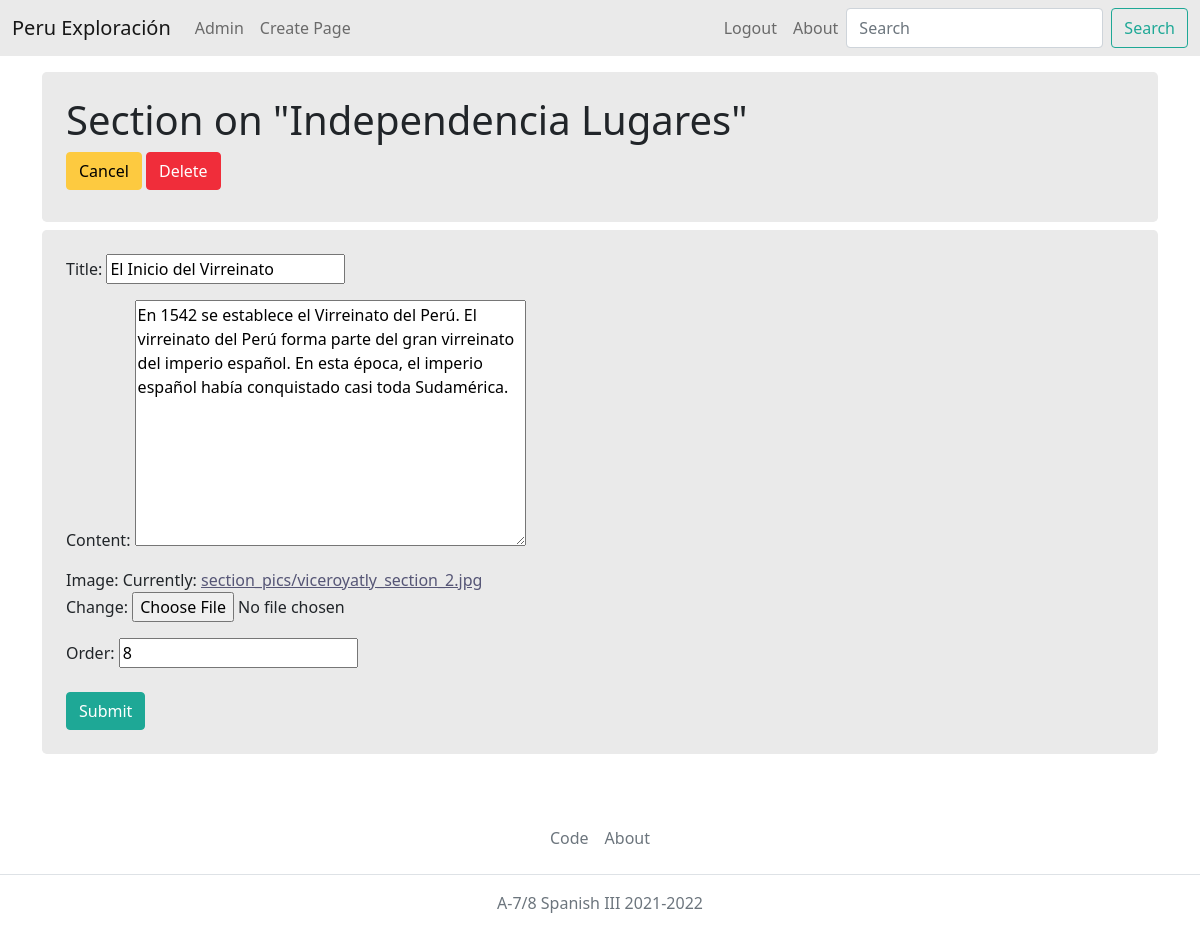
The app's page /core/update/section/15/page/15/ (signed in) with its own data.
### core/models/page.py (models this page shows, shortened)
class Page(Model):
    map = ImageField(upload_to='section_pics')
    periods = ['Incas', 'Colonial', 'Monarquía del Perú', 'Independencia', 'Presente']
    tuple_periods = [(c, c) for c in periods]
    period = CharField(max_length=64, choices=tuple_periods)
    categories = ['Historia', 'Costumbres', 'Lugares']
    tuple_categories = [(c, c) for c in categories]
    category = CharField(max_length=64, choices=tuple_categories)

### core/models/section.py (models this page shows, shortened)
class Section(Model):
    title = CharField(max_length=64)
    content = TextField(max_length=8192)
    image = ImageField(upload_to='section_pics')
    order = IntegerField(unique=True)
    page = ForeignKey('Page', on_delete=CASCADE, related_name="sections")

### core/views/section.py (the view)
# urls.py: path('update/section/<str:pk>/page/<str:page_pk>/', views.SectionUpdateView.as_view(), name='section_update'),
class SectionUpdateView(IsSuperuserMixin, UpdateView):
    login_url = 'core:user_login'
    fields = ['title', 'content', 'image', 'order']
    model = Section
    template_name = 'core/section/form.html'

### core/mixins.py (called while the page is built)
    def test_func(self) -> bool:
        return self.request.user.is_superuser

### core/templatetags/my_tags.py (called while the page is built)
@register.simple_tag
def get_page(pk: int) -> Page:
    return Page.objects.get(pk=pk)

### core/templates/core/section/form.html (shortened to what this page needs)
{% extends 'core/base/form.html' %}
{% load my_tags %}
{% block form_body %}
{% get_page view.kwargs.page_pk as page %}
<h1>Section on "{{page.period}} {{page.category}}"</h1>
<a href="{%url 'core:exploración' %}?period={{ page.period }}&category={{ page.category }}"><button class="btn btn-warning mb-2" type="button">Cancel</button></a>
{% if form.instance.pk %}
<a href="{%url 'core:section_delete' pk=form.instance.pk%}" class="btn btn-danger mb-2" type="button">Delete</a>
{% endif %}
{% endblock form_body %}

### core/templates/core/base/form.html (shortened to what this page needs)
{% extends 'core/base/base.html' %}
{% block base_body %}
<div class="p-4 mb-2 bg-light rounded-3">
{% block form_body %}
{% endblock form_body %}
</div>
<div class="p-4 bg-light rounded-3 mb-4">
    <form method="post" enctype='multipart/form-data'>
        {{ form.as_p }}
        <input type="submit", class='mt-2 btn btn-success', value='Submit'>
    </form>
</div>
{% endblock base_body %}

### records on screen
Page: period "Independencia", category "Lugares"
Section: title "El Inicio del Virreinato", content "En 1542 se establece el Virreinato del Perú. El virreinato del Perú forma parte del gran virreinato del imperio español. En esta época, el imperio español había conquistado casi toda Sudamérica.", order "8"
